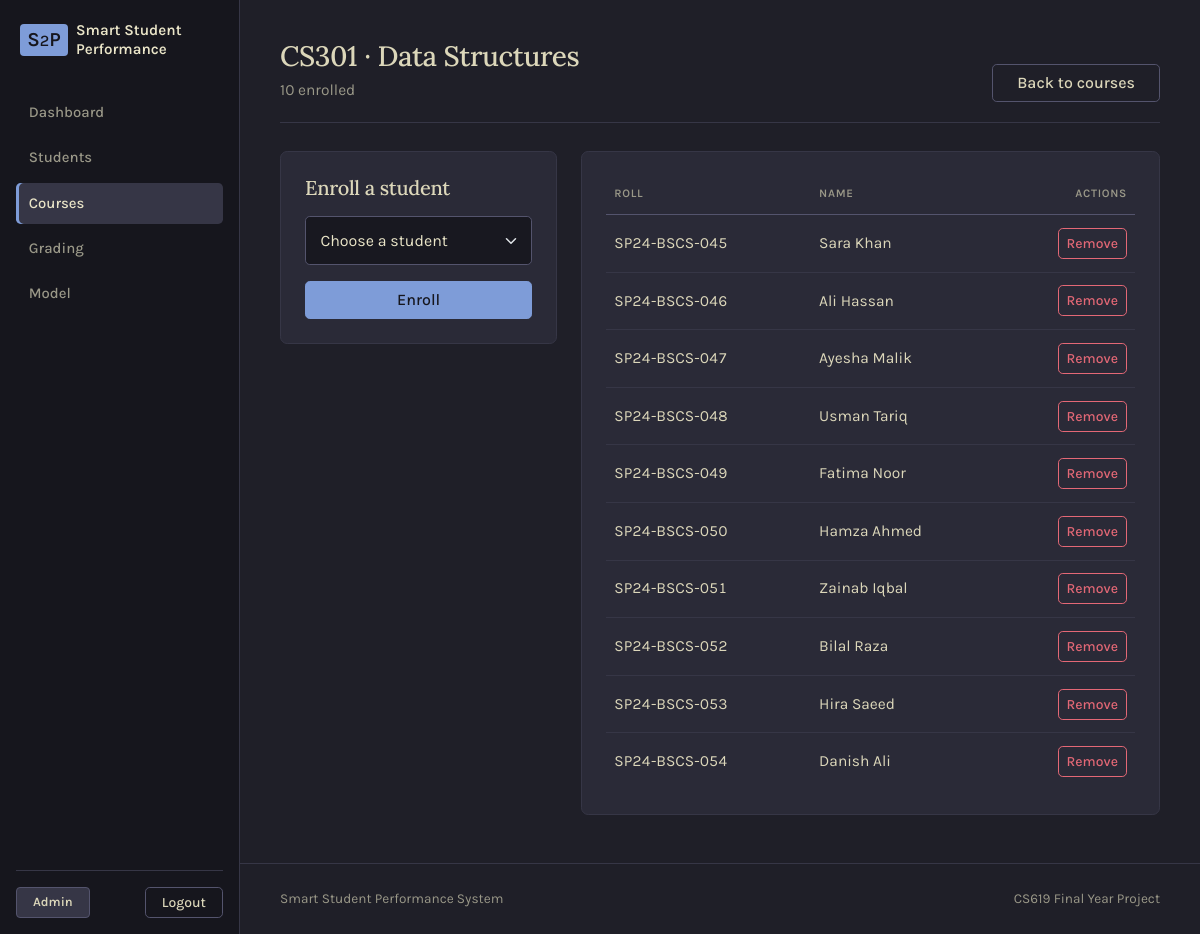
The page /admin/courses/1/enroll (signed in) on the database its author committed.
### app/models.py (models this page shows)
class Course(db.Model):
    id = db.Column(db.Integer, primary_key=True)
    course_name = db.Column(db.String(100), nullable=False)
    course_code = db.Column(db.String(20), unique=True, nullable=False)
    teacher_id = db.Column(db.Integer, db.ForeignKey("user.id"), nullable=False)
    teacher = db.relationship("User")
    enrollments = db.relationship(
        "Enrollment", backref="course", cascade="all, delete-orphan"
    )
    marks = db.relationship("Marks", backref="course", cascade="all, delete-orphan")
    attendance_records = db.relationship(
        "Attendance", backref="course", cascade="all, delete-orphan"
    )
    predictions = db.relationship(
        "Prediction", backref="course", cascade="all, delete-orphan"
    )

class Enrollment(db.Model):
    id = db.Column(db.Integer, primary_key=True)
    student_id = db.Column(db.Integer, db.ForeignKey("student.id"), nullable=False)
    course_id = db.Column(db.Integer, db.ForeignKey("course.id"), nullable=False)
    enrollment_date = db.Column(db.Date, default=date.today)
    __table_args__ = (db.UniqueConstraint("student_id", "course_id"),)

class Student(db.Model):
    id = db.Column(db.Integer, primary_key=True)
    roll_number = db.Column(db.String(20), unique=True, nullable=False)
    name = db.Column(db.String(100), nullable=False)
    email = db.Column(db.String(120), unique=True, nullable=False)
    contact = db.Column(db.String(20), nullable=False)
    enrollments = db.relationship(
        "Enrollment", backref="student", cascade="all, delete-orphan"
    )
    marks = db.relationship("Marks", backref="student", cascade="all, delete-orphan")
    attendance_records = db.relationship(
        "Attendance", backref="student", cascade="all, delete-orphan"
    )
    predictions = db.relationship(
        "Prediction", backref="student", cascade="all, delete-orphan"
    )

### app/routes.py (the view, shortened to what this page needs)
@main.route("/admin/courses/<int:course_id>/enroll", methods=["GET", "POST"])
@login_required
@role_required(ROLE_ADMIN)
def admin_enroll(course_id):
    course = Course.query.get(course_id)
    if course is None:
        flash("Course not found.", "danger")
        return redirect(url_for("main.admin_courses"))
    enrolled_ids = [enrollment.student_id for enrollment in course.enrollments]
    available_students = (
        Student.query.filter(Student.id.notin_(enrolled_ids))
        .order_by(Student.name)
        .all()
    )
    return render_template(
        "admin_enroll.html", course=course, available_students=available_students
    )

### app/routes.py (called while the page is built)
def login_required(view):
    @wraps(view)
    def wrapped_view(*args, **kwargs):
        if "user_id" not in session:
            flash("Please log in to continue.", "warning")
            return redirect(url_for("main.login"))
        return view(*args, **kwargs)
    return wrapped_view

def role_required(*allowed_roles):
    def decorator(view):
        @wraps(view)
        def wrapped_view(*args, **kwargs):
            if "role" not in session or session["role"] not in allowed_roles:
                flash("You do not have permission to access this page.", "danger")
                return redirect(url_for("main.index"))
            return view(*args, **kwargs)
        return wrapped_view
    return decorator

### app/templates/admin_enroll.html (shortened to what this page needs)
{% extends 'base.html' %}
{% block content %}
  <div class="page-header d-flex justify-content-between align-items-end flex-wrap gap-3">
    <div>
      <h1 class="h2 mb-1">{{ course.course_code }} &middot; {{ course.course_name }}</h1>
      <p class="text-muted mb-0">{{ course.enrollments|length }} enrolled</p>
    </div>
    <a class="btn btn-outline-secondary px-4"
       href="{{ url_for('main.admin_courses') }}">Back to courses</a>
  </div>
  <div class="row g-4 align-items-start">
    <div class="col-lg-4">
      <div class="surface-card p-4">
        <h2 class="h5 mb-3">Enroll a student</h2>
        {% if available_students %}
          <form method="POST">
            <select class="form-select form-control-soft mb-3"
                    name="student_id"
                    aria-label="Student"
                    required>
              <option value="">Choose a student</option>
            </select>
            <button class="btn btn-primary w-100" type="submit">Enroll</button>
          </form>
        {% else %}
          <p class="text-muted mb-0">Every student is already enrolled in this course.</p>
        {% endif %}
      </div>
    </div>
    <div class="col-lg-8">
      <div class="surface-card p-4">
        {% if course.enrollments %}
          <div class="table-responsive">
            <table class="table align-middle">
              <thead>
                <tr>
                  <th>Roll</th>
                  <th>Name</th>
                  <th class="text-end">Actions</th>
                </tr>
              </thead>
              <tbody>
                {% for enrollment in course.enrollments %}
                  <tr>
                    <td class="text-nowrap">{{ enrollment.student.roll_number }}</td>
                    <td>{{ enrollment.student.name }}</td>
                    <td class="text-end text-nowrap">
                      <form method="POST"
                            class="d-inline"
                            action="{{ url_for('main.admin_unenroll', course_id=course.id, student_id=enrollment.student_id) }}"
                            onsubmit="return confirm('Remove this student from the course?');">
                        <button type="submit" class="btn btn-outline-danger btn-sm">Remove</button>
                      </form>
                    </td>
                  </tr>
                {% endfor %}
              </tbody>
            </table>
          </div>
        {% else %}
          <p class="text-muted mb-0">No students enrolled yet.</p>
        {% endif %}
      </div>
    </div>
  </div>
{% endblock %}

### app/static/CSS/style.css (style rules this page uses)
:root { --bg-base: #1f1f28; --bg-navbar: #16161d; --bg-surface: #2a2a37; --bg-input: #181820; --bg-hover: #363646; --border-subtle: #363646; --border-input: #54546d; --border-hover: #938aa9; --text-primary: #dcd7ba; --text-bright: #eae5c8; --text-muted: #9a9888; --accent: #7e9cd8; --accent-hover: #6c8bc9; --accent-danger: #e46876; --accent-success: #98bb6c; --accent-warning: #e6c384; --radius-sm: 0.25rem; --radius-md: 0.3rem; --radius-lg: 0.4rem; --radius-xl: 0.45rem; }
html { color-scheme: dark; }
body { min-height: 100vh; font-family: "Karla", system-ui, -apple-system, "Segoe UI", sans-serif; font-size: 0.97rem; line-height: 1.6; color: var(--text-primary); background: var(--bg-base); -webkit-font-smoothing: antialiased; }
.app-shell { display: flex; flex-direction: column; }
a { color: var(--accent); text-decoration: none; }
.page-header { margin-bottom: 2rem; }
.surface-card { background: var(--bg-surface); border: 1px solid var(--border-subtle); border-radius: var(--radius-xl); color: var(--text-primary); box-shadow: none !important; }
h1, h2, h3, h4, h5, h6 { color: var(--text-bright); font-weight: 600; letter-spacing: -0.015em; line-height: 1.25; }
h1, h2 { font-family: "Lora", Georgia, serif; }
.text-muted { color: var(--text-muted) !important; }
.form-control-soft { background-color: var(--bg-input); color: var(--text-bright); border: 1px solid var(--border-input); border-radius: var(--radius-md); padding: 0.7rem 0.9rem; transition: border-color 0.12s ease; }
.form-control-soft::placeholder { color: var(--text-muted); opacity: 1; }
.btn { border-radius: var(--radius-md); font-weight: 500; transition: background-color 0.12s ease, border-color 0.12s ease, color 0.12s ease; }
.btn-primary { background: var(--accent); border-color: var(--accent); color: var(--bg-navbar); }
.btn-outline-secondary { border-color: var(--border-input); color: var(--text-primary); }
.btn-outline-danger { border-color: var(--accent-danger); color: var(--accent-danger); }
.table { --bs-table-color: var(--text-primary); --bs-table-bg: transparent; --bs-table-border-color: var(--border-subtle); margin-bottom: 0; }
.table > :not(:first-child) { border-top: 0; }
.table thead th { padding-bottom: 0.7rem; font-size: 0.72rem; font-weight: 600; letter-spacing: 0.06em; text-transform: uppercase; color: var(--text-muted); border-bottom: 1px solid var(--border-input); }
.table tbody td { padding-top: 0.8rem; padding-bottom: 0.8rem; font-variant-numeric: tabular-nums; }
.table tbody tr:last-child td { border-bottom: 0; }
.table-responsive { border-radius: var(--radius-lg); }
.page-header { padding-bottom: 1.25rem; margin-bottom: 1.75rem; border-bottom: 1px solid var(--border-subtle); }
.page-header h1 { font-size: 1.75rem; }
@media (min-width: 992px) { body:has(.app-navbar .gap-1) { padding-left: 15rem; } }

### rows shown on the page
Course: course_code "CS301", course_name "Data Structures"
Enrollment: student.roll_number "SP24-BSCS-045", student.name "Sara Khan"
Enrollment: student.roll_number "SP24-BSCS-046", student.name "Ali Hassan"
Enrollment: student.roll_number "SP24-BSCS-047", student.name "Ayesha Malik"
Enrollment: student.roll_number "SP24-BSCS-048", student.name "Usman Tariq"
Enrollment: student.roll_number "SP24-BSCS-049", student.name "Fatima Noor"
Enrollment: student.roll_number "SP24-BSCS-050", student.name "Hamza Ahmed"
Enrollment: student.roll_number "SP24-BSCS-051", student.name "Zainab Iqbal"
Enrollment: student.roll_number "SP24-BSCS-052", student.name "Bilal Raza"
Enrollment: student.roll_number "SP24-BSCS-053", student.name "Hira Saeed"
Enrollment: student.roll_number "SP24-BSCS-054", student.name "Danish Ali"

### other values the page prints
{{ session.get("role").capitalize() }} "Admin"
{{ course.enrollments|length }} "10"
